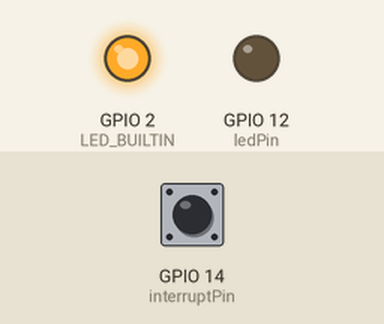
Simulated run of this sketch. Board: ESP8266 (NodeMCU). Parts: output pins drawn as LEDs (lit = HIGH, except the on-board LED, lit = LOW). The test bench sets the inputs (shaded band); at power-on: GPIO 14 (interruptPin) HIGH. What the sketch prints to the serial monitor is not drawn.

Above: at 7.5 s.
Timing chart, 0 to 19.5 s (numbered marks = the images above):
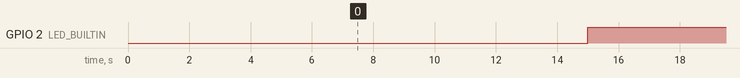

Measured:
- by itself, GPIO 2 (LED_BUILTIN): alternates HIGH for 10.0 s and LOW for 5.0 s

The sketch:

S0-Interrupt-test-NodeMCU.ino
```cpp
/*
  Code to test interrupts on NodeMCU

  Turns a LED on and off on port LedPIN,
  based on interrupt connected to interruptPin

  created 30 Dec 2020
  by Jef VDbergen
*/


const byte ledPin = 12;  //D6-GPIO12 on ESP8266
const byte interruptPin = 14; //D5-GPIO14 on ESP8266
//const byte interruptPin = 4; //D2-GPIO4 on ESP8266
volatile byte state = LOW;
volatile boolean intfired = false;
volatile unsigned long pulse = 0;

void setup() {
  pinMode(ledPin, OUTPUT);
  pinMode(interruptPin, INPUT_PULLUP);
  pinMode(LED_BUILTIN, OUTPUT);
  //pinMode(interruptPin, INPUT_PULLUP);
  attachInterrupt(digitalPinToInterrupt(interruptPin), callback, FALLING);
  Serial.begin(9600);
}

void loop() {
  digitalWrite(ledPin, state);
  //Serial.print("Doing Good");
  if (intfired) {
    Serial.println("Interrupt Detected");
    Serial.print("Stamp(ms): ");
    Serial.println(millis());
    intfired=false;
    }
  Serial.print("Pulses: ");
  Serial.println(pulse);
  delay(10000);
  //noInterrupts(); Doesn't work on NodeMCU
    digitalWrite(LED_BUILTIN, LOW);    // turn the LED on (HIGH is the voltage level)
    Serial.println("Led ON - No interrupts");
    delay(5000);                       // wait for a second
    digitalWrite(LED_BUILTIN, HIGH);   // turn the LED off by making the voltage LOW
    Serial.println("Led OF - Interrupts allowed");
  //interrupts();
}

// ICACHE_RAM_ATTR is needed to keep the interrupt loop in memory
ICACHE_RAM_ATTR void callback() {
  state = !state;
  intfired=true;
  pulse++;
}
```
